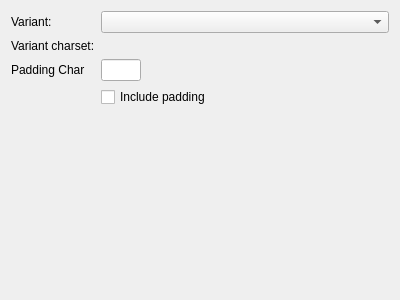
<?xml version="1.0" encoding="UTF-8"?>
<ui version="4.0">
<comment>
  * Released as open source by NCC Group Plc - http://www.nccgroup.com/
  *
  * Developed by Gabriel Caudrelier, gabriel dot caudrelier at nccgroup dot com
  *
  * https://github.com/nccgroup/pip3line
  *
  * Released under AGPL see LICENSE for more information
</comment>
 <class>Base32Widget</class>
 <widget class="QWidget" name="Base32Widget">
  <property name="geometry">
   <rect>
    <x>0</x>
    <y>0</y>
    <width>400</width>
    <height>300</height>
   </rect>
  </property>
  <property name="windowTitle">
   <string>Form</string>
  </property>
  <layout class="QFormLayout" name="formLayout">
   <property name="labelAlignment">
    <set>Qt::AlignLeading|Qt::AlignLeft|Qt::AlignVCenter</set>
   </property>
   <item row="0" column="0">
    <widget class="QLabel" name="label">
     <property name="text">
      <string>Variant: </string>
     </property>
    </widget>
   </item>
   <item row="0" column="1">
    <widget class="QComboBox" name="variantComboBox"/>
   </item>
   <item row="1" column="0">
    <widget class="QLabel" name="label_2">
     <property name="text">
      <string>Variant charset:</string>
     </property>
    </widget>
   </item>
   <item row="1" column="1">
    <widget class="QLabel" name="charsetDisplay">
     <property name="text">
      <string/>
     </property>
    </widget>
   </item>
   <item row="2" column="0">
    <widget class="QLabel" name="label_3">
     <property name="text">
      <string>Padding Char</string>
     </property>
    </widget>
   </item>
   <item row="2" column="1">
    <widget class="QLineEdit" name="paddingLineEdit">
     <property name="maximumSize">
      <size>
       <width>40</width>
       <height>16777215</height>
      </size>
     </property>
     <property name="maxLength">
      <number>1</number>
     </property>
    </widget>
   </item>
   <item row="4" column="1">
    <widget class="QCheckBox" name="paddingCheckBox">
     <property name="text">
      <string>Include padding</string>
     </property>
    </widget>
   </item>
  </layout>
 </widget>
 <resources/>
 <connections/>
</ui>
